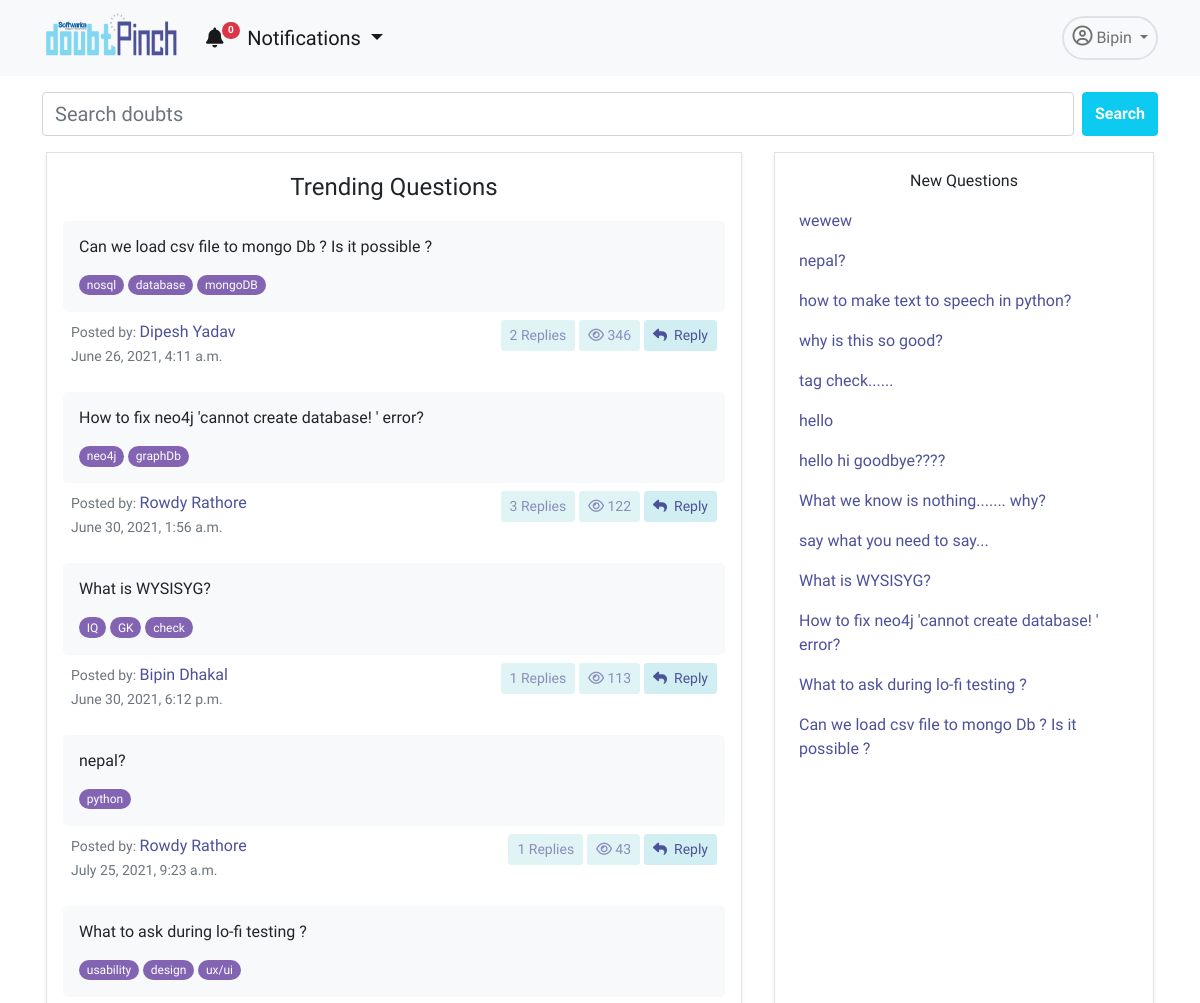
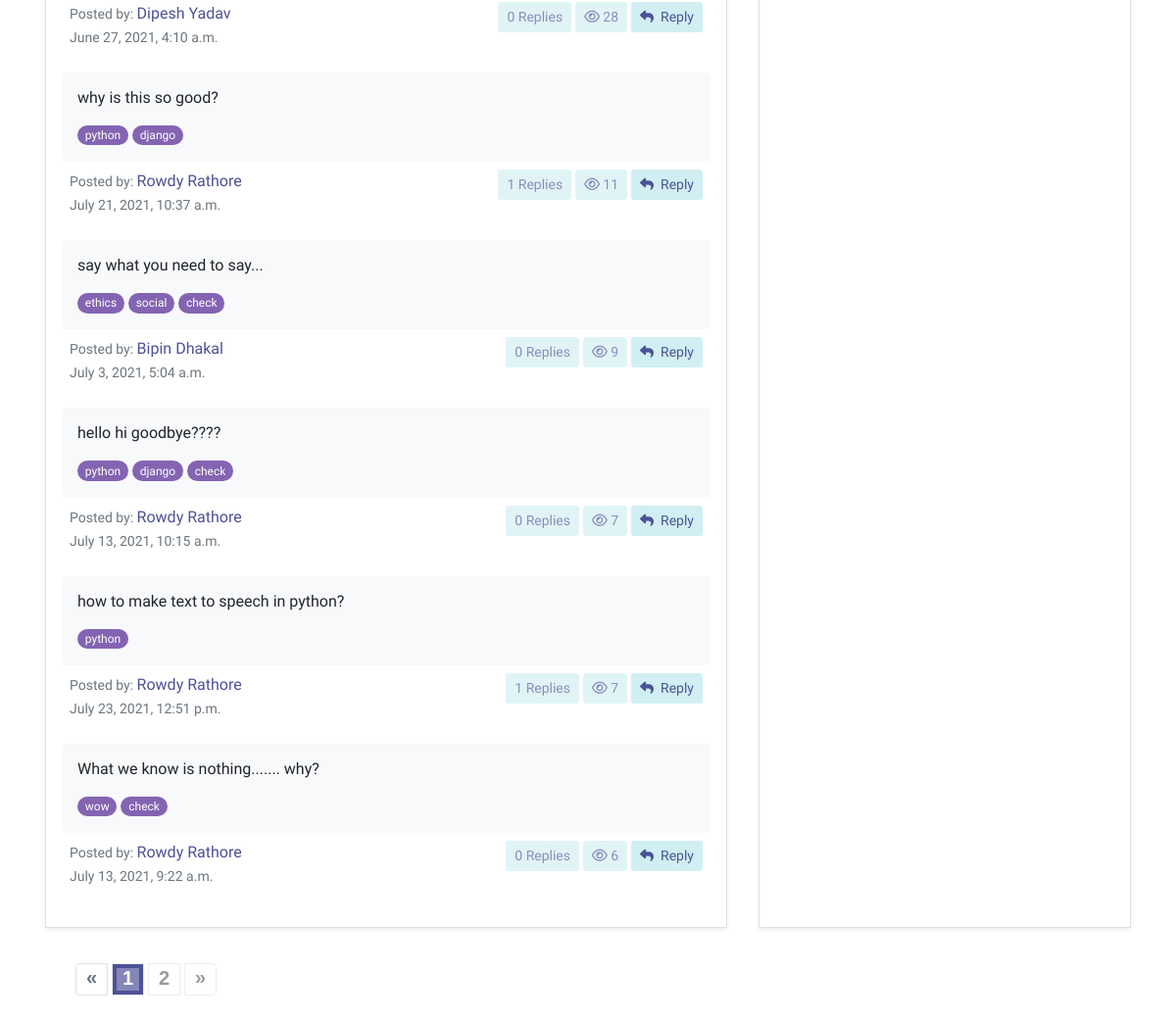
The page /app/home/ (signed in) on the database its author committed (2 pictures, top to bottom).
### accounts/models.py (models this page shows, shortened)
class User(AbstractUser):
    username = models.CharField(max_length=255, null=True, blank=True)
    email = models.EmailField(
        verbose_name='email address',
        max_length=255,
        unique=True,
    )
    profile_pic= models.ImageField(upload_to='admin_pics', null=True, blank=True)
    email_confirmed = models.BooleanField(default=False) #initially this field is false but will se chan
    is_active = models.BooleanField(default=False)
    is_staff = models.BooleanField(default=False) # a admin user; non super-user
    is_admin = models.BooleanField(default=False)
    is_seller = models.BooleanField(default=False)
    is_customer = models.BooleanField(default=False)
    description=models.TextField(null=True)
    USERNAME_FIELD = 'email'
    REQUIRED_FIELDS = [] #emaila nd password are required fields and first name and last name is inherited from the user creation model
    object = UserManager()

### dpapp/models.py (models this page shows, shortened)
class Doubt(models.Model):
    user= models.ForeignKey(User,on_delete=models.CASCADE)
    title= models.TextField(null=False)
    description=models.TextField(null=True, blank=True)
    created_on = models.DateTimeField(default=datetime.now, blank=True)
    views= models.IntegerField(default=0)
    tags = TaggableManager()
    @property
    def total_replies(self):
        totalreplies = Answer.objects.filter(doubt=self).count()
        return totalreplies

### dpapp/views.py (the view)
# urls.py: 2. Add a URL to urlpatterns:  path('', Home.as_view(), name='home')
@method_decorator(login_required, name='dispatch')
class Home(ListView):
    template_name="dpapp/home.html"
    model= Doubt
    def get_context_data(self, **kwargs):
        context = super(Home, self).get_context_data(**kwargs)
        doubts=Doubt.objects.all().order_by('-views')
        newdoubts=Doubt.objects.all().order_by('-id')
        paginator= Paginator(doubts, 10)
        page = self.request.GET.get('page')
        try:
            doubts = paginator.page(page)
        except PageNotAnInteger:
            doubts = paginator.page(1)
        except EmptyPage:
            doubts = paginator.page(paginator.num_pages)
        context.update({'doubts':doubts,'newdoubts':newdoubts,'page':page})
        return context

### dpapp/blognav.py (called while the page is built)
def navbar(request):
    if not request.user.is_anonymous:
        user=request.user
        notifications = Notification.objects.filter(user=user).order_by('-id')[:5]
        noti_count = Notification.objects.filter(user=user, is_seen=False).count()
        return {'nav_notifications': notifications,'noti_count':noti_count}
    return {'nav_notifications': '0','noti_count':0}

### templates/dpapp/home.html (shortened to what this page needs)
{% extends 'dpapp/base.html' %}
{% load static %}
        {% block navbar%}
        <link rel="stylesheet" href="{% static 'dpapp/css/paginate.css' %}">
        <div class="container">
            <form class="d-flex mt-3" method="GET" action="/app/search">
                <input class="form-control me-2 fs-5 fw-light" type="search" placeholder="Search doubts" name="query"
                    aria-label="Search">
                <button class="btn btn-info text-light fw-bold" type="submit">Search</button>
            </form>
            <div class="row mt-3 ">
                <div class="col border shadow-sm p-3 mx-3 mb-3">
                    <p class="fw-light fs-4 text-center">Trending Questions</p>
                    {% for i in doubts %}
                    <div class="mt-1">
                        <div class="bg-light mt-2 p-3 rounded-3  ">
                            <p class="h6 text-dark mb-3">{{i.title}}</p>
                            {% for tag in i.tags.all %}
                            <a href="{% url 'dpapp:tags' tag.slug %}"><span class="badge rounded-pill bg-purple fw-normal">{{tag.name}}</span></a>
                            {%endfor%}
                        </div>
                        <div class="d-flex bd-highlight mb-3">
                            <div class="me-auto p-2 bd-highlight">
                                <small class="text-muted">Posted by: <span class="fs-6 text-pinch">{{i.user.first_name}} {{i.user.last_name}}</span></small><br>
                                <small class="text-muted">{{i.created_on}}</span></small>
                            </div>
                            <div class="p-2 bd-highlight">
                                <div class="d-flex justify-content-center">
                                    <a href="" class="btn btn-doubt btn-sm text-pinch disabled me-1"> {{i.total_replies}} Replies</a>
                                    <a href="" class="btn btn-doubt btn-sm text-pinch disabled me-1"><i
                                            class="far fa-eye"></i> {{i.views}}</a>
                                    <a href="{% url 'dpapp:detail' i.id %}" class="btn btn-doubt btn-sm text-pinch "><i
                                            class="fas fa-reply"></i>&nbsp; Reply</a>
                                </div>
                            </div>
                        </div>
                    </div>
                    {% endfor %}
                </div>
                <div class="col-lg-4 col-11 border shadow-sm mx-3 py-3 px-4 mb-3">
                    <p class="fw-light fs-6 text-center">New Questions</p>
                    {% for i in newdoubts%}
                    <a href="{% url 'dpapp:detail' i.id %}" class="text-pinch text-decoration-none fs-6">
                        <p>{{i.title}}</p>
                    </a>
                   {% endfor %}
                </div>
            </div>
            {% if doubts.paginator.num_pages > 1 %}
            <div class="demo">
                <nav class="pagination-outer" aria-label="Page navigation">
                    <ul class="pagination">
                        {% if doubts.has_previous %}
                        {% if 'heading_contains' in request.get_full_path %}
                        <li class="page-item">
                            <a class="page-link" href="{{ request.get_full_path }}&page={{ doubts.previous_page_number }}" tabindex="-1" aria-label="Previous">
                                <span aria-hidden="true">«</span>
                            </a>
                        </li>
                        {% else %}
                        <li class="page-item">
                            <a  class="page-link" href="?page={{ doubts.previous_page_number }}" tabindex="-1" aria-label="Previous">
                                <span aria-hidden="true">«</span>
                            </a>
                        </li>
                        {% endif %}
                        {% else%}
                        <li class="page-item disabled">
                            <a href="#" class="page-link"  tabindex="-1" aria-label="Previous">
                                <span aria-hidden="true">«</span>
                            </a>
                        </li>
                        {% endif %}
                        {% for i in doubts.paginator.page_range %}
                        {% if i == doubts.number%}
                        <li class="page-item active"><a class="page-link" href="#">{{i}}</a></li>
                        {% else %}
                            {% if 'heading_contains' in request.get_full_path %}
                            <li class="page-item"><a class="page-link" href="{{ request.get_full_path }}&page={{ i }}">{{ i }}</a></li>
                            {% else %}
                            <li class="page-item "><a class="page-link"  href="?page={{ i }}">{{ i }}</a></li>
                            {% endif %}
                        {% endif %}
                        {% endfor %}
                        {% if doubts.has_next %}
                        {% if 'heading_contains' in request.get_full_path %}
                        <li class="page-item">
                            <a class="page-link" aria-label="Next" href="{{ request.get_full_path }}&page={{ doubts.next_page_number }}">
                                <span aria-hidden="true">»</span>
                            </a>
                        </li>
                        {% else %}
                        <li class="page-item">
                            <a class="page-link" aria-label="Next" href="?page={{ doubts.next_page_number }}">
                                <span aria-hidden="true">»</span>
                            </a>
                        </li>
                        {%endif%}
                        {% else %}
                        <li class="page-item disabled">
                            <a class="page-link" aria-label="Next" href="#">
                                <span aria-hidden="true">»</span>
                            </a>
                        </li>
                        {%endif%}
                    </ul>
                </nav>
            </div>
            {%endif%}
        </div>
{% endblock %}

### templates/dpapp/base.html (shortened to what this page needs)
<!DOCTYPE html>
{% load static %}
{% load humanize %}
<html lang="en">
    <head>
        <link href="https://cdn.jsdelivr.net/npm/bootstrap@5.0.1/dist/css/bootstrap.min.css" rel="stylesheet"
 />
        <link href="{% static 'dpapp/downhover/css/animate.min.css' %}" rel="stylesheet">
        <link href="{% static 'dpapp/downhover/css/bootstrap-dropdownhover.min.css' %}" rel="stylesheet">
    </head>
    <body>
        <nav class="navbar navbar-expand-lg navbar-light bg-light">
            <div class="container">
                <div data-tilt>
                    <a class="navbar-brand" href="{% url 'dpapp:home'%}">
                        <img src="{% static 'accounts/pics/logo.png' %}" alt="" width="140" height="60" />
                    </a>
                </div>
                <div class="collapse navbar-collapse" id="navbarNavDropdown">
                    <ul class="navbar-nav">
                        <li class="nav-item me-2">
                            <div class="dropdown ">
                                <a class="nav-link active fs-5 dropdown-toggle" id="dropdownMenuButton1" data-bs-toggle="dropdown" aria-expanded="false" aria-current="page" href="#"><i
                                    class="fas fa-bell"></i><span class="badge rounded-pill bg-danger noti-count" style="
                    font-size: 10px;
                    position: relative;
                    top: -12px;
                    left: -2px;
                  ">{{noti_count}}</span> Notifications
                            </a>
                              </div>
                        </li>
                    </ul>
                    <ul class="navbar-nav ms-auto">
                        <li class="nav-item dropdown">
                            <a class="
                  nav-link
                  dropdown-toggle
                  border
                  rounded-pill
                  border-2
                  p-2
                " href="#" id="navbarDropdownMenuLink" role="button" data-bs-toggle="dropdown" aria-expanded="false">
                                <i class="far fa-user-circle fs-5"></i> {{user.first_name}}
                            </a>
                        </li>
                    </ul>
                </div>
            </div>
        </nav>
        {% block navbar %} {% endblock %}
    </body>
</html>

### static/dpapp/css/paginate.css (style rules this page uses)
.pagination-outer { text-align: center; }
.pagination { font-family: 'Quicksand', sans-serif; padding: 20px 30px; border-radius: 0; display: inline-flex; position: relative; float: left; }
.pagination li a.page-link { color: #999; background-color: transparent; font-size: 20px; font-weight: 600; line-height: 29px; height: 33px; width: 33px; padding: 0; margin: 0 5px; border-radius: 0; border: 1px solid #eee; transition: all 0.5s ease 0s; }
.pagination li a.page-link:hover, .pagination li a.page-link:focus, .pagination li.active a.page-link:hover, .pagination li.active a.page-link { color: #fff; background: #4d5198; border: 1px solid #eee; outline: 11px solid rgba(255,255,255,0.3); outline-offset: -17px; }
.pagination li:first-child a.page-link, .pagination li:last-child a.page-link { line-height: 27px; }

### templates/dpapp/base.html (style rules this page uses)
body { font-family: 'Carme', sans-serif; }
.bg-purple { background-color: #8364b2 !important; }
.text-pinch { color: #4d5198; }
.btn-doubt { background-color: #d1eff2; }
.row { overflow: auto; }

### rows shown on the page
User: first_name "Bipin"
Doubt: title "Can we load csv file to mongo Db ? Is it possible ?", user.first_name "Dipesh", user.last_name "Yadav", created_on "June 26, 2021, 4:11 a.m.", total_replies "2", views "346"
Tag: name "nosql"
Tag: name "database"
Tag: name "mongoDB"
Doubt: title "How to fix neo4j 'cannot create database! ' error?", user.first_name "Rowdy", user.last_name "Rathore", created_on "June 30, 2021, 1:56 a.m.", total_replies "3", views "122"
Tag: name "neo4j"
Tag: name "graphDb"
Doubt: title "What is WYSISYG?", user.first_name "Bipin", user.last_name "Dhakal", created_on "June 30, 2021, 6:12 p.m.", total_replies "1", views "113"
Tag: name "IQ"
Tag: name "GK"
Tag: name "check"
Doubt: title "nepal?", user.first_name "Rowdy", user.last_name "Rathore", created_on "July 25, 2021, 9:23 a.m.", total_replies "1", views "43"
Tag: name "python"
Doubt: title "What to ask during lo-fi testing ?", user.first_name "Dipesh", user.last_name "Yadav", created_on "June 27, 2021, 4:10 a.m.", total_replies "0", views "28"
Tag: name "usability"
Tag: name "design"
Tag: name "ux/ui"
Doubt: title "why is this so good?", user.first_name "Rowdy", user.last_name "Rathore", created_on "July 21, 2021, 10:37 a.m.", total_replies "1", views "11"
Tag: name "django"
Doubt: title "say what you need to say...", user.first_name "Bipin", user.last_name "Dhakal", created_on "July 3, 2021, 5:04 a.m.", total_replies "0", views "9"
Tag: name "ethics"
Tag: name "social"
Doubt: title "hello hi goodbye????", user.first_name "Rowdy", user.last_name "Rathore", created_on "July 13, 2021, 10:15 a.m.", total_replies "0", views "7"
Doubt: title "how to make text to speech in python?", user.first_name "Rowdy", user.last_name "Rathore", created_on "July 23, 2021, 12:51 p.m.", total_replies "1", views "7"
Doubt: title "What we know is nothing....... why?", user.first_name "Rowdy", user.last_name "Rathore", created_on "July 13, 2021, 9:22 a.m.", total_replies "0", views "6"
Tag: name "wow"
Doubt: title "wewew"
Doubt: title "tag check......"
Doubt: title "hello"

### other values the page prints
{{ noti_count }} "0"
{{ i }} "1"
{{ i }} "2"
